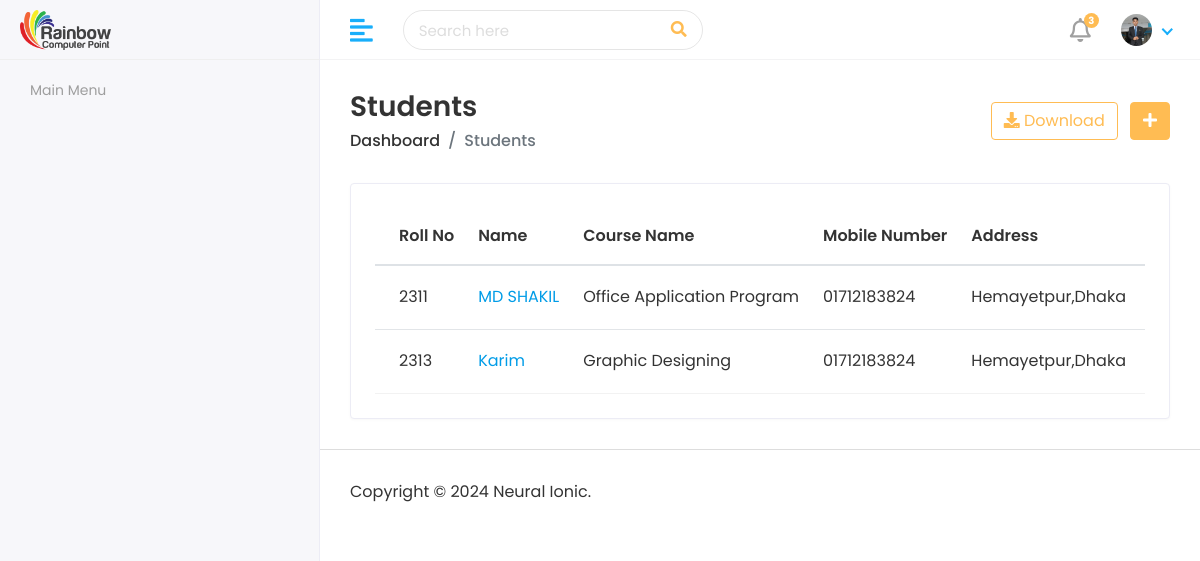
/studentList/, run on an earlier commit of the app's database.
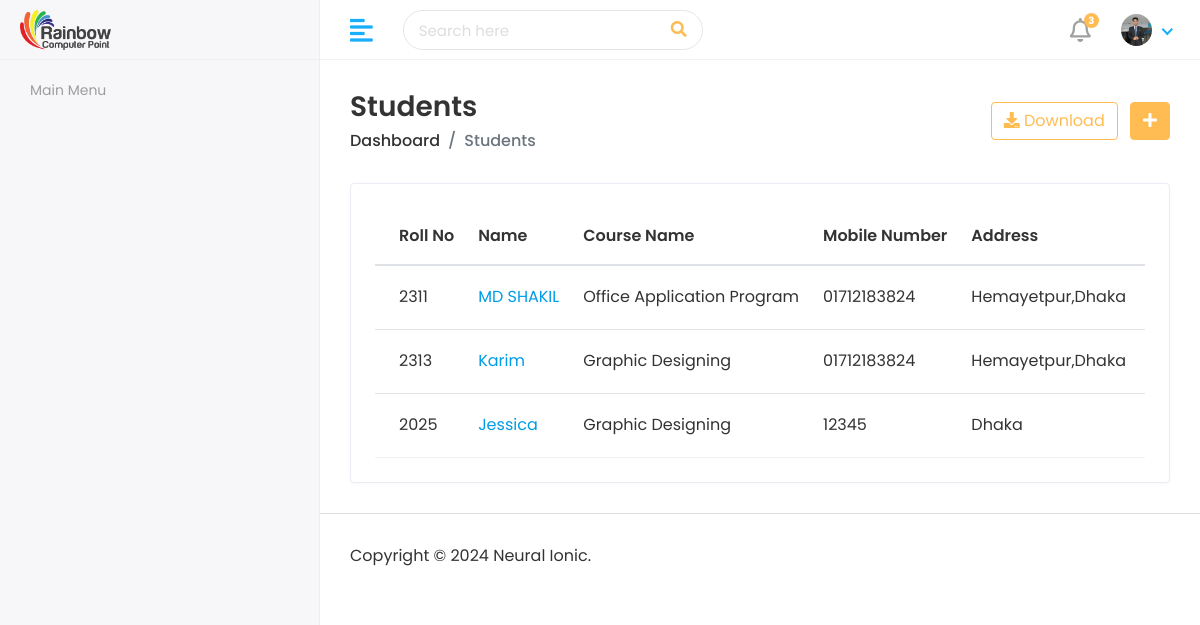
And on a later commit of the database.
### RainbowApp/models.py (models this page shows)
class StudentInfoModel(models.Model):
    user = models.OneToOneField(CustomUserModel, on_delete =models.CASCADE,related_name='studentuser')
    StudentName = models.CharField(max_length=100)
    FatherName = models.CharField(max_length=100)
    MotherName = models.CharField(max_length=100)
    GENDER = [
        ('Male','Male'),
        ('Female','Female'),
    ]
    Gender = models.CharField(choices=GENDER,max_length=100)
    DOB = models.DateField()
    Religion = models.CharField(max_length=100)
    Mobile = models.CharField(max_length=100)
    EmergencyMobile = models.CharField(max_length=100)
    StudentPhoto = models.ImageField(upload_to='static/pendingstudent/')
    PresentAddress = models.CharField(max_length=100)
    PermanentAddress = models.CharField(max_length=100)
    RollNo = models.CharField(max_length=100)
    CourseName = models.CharField(max_length=100)
    Batch = models.CharField(max_length=100)
    SECTION = [
        ('A','A'),
        ('B','B'),
        ('C','C'),
    ]
    Section = models.CharField(max_length=100)
    CourseFee = models.CharField(max_length=100)
    Payment = models.CharField(max_length=100)
    Due = models.CharField(max_length=100)
    AdmissionDate = models.DateField(auto_now_add=True)
    LastModified = models.DateField(auto_now=True)

### RainbowProject/studentviews.py (the view)
# urls.py: path('studentList/',studentList, name='studentList'),
def studentList(request):
    studentinfo = StudentInfoModel.objects.all()
    context = {
        'studentinfo':studentinfo,
    }
    return render(request,'students/studentlist.html',context)

### template/students/studentlist.html (shortened to what this page needs)
{% extends 'adminmaster/adminmaster.html' %}
{% block admincontent %}
{% load static %}
<div class="content container-fluid">
    <div class="page-header">
       <div class="row align-items-center">
          <div class="col">
             <h3 class="page-title">Students</h3>
             <ul class="breadcrumb">
                <li class="breadcrumb-item"><a href="index.html">Dashboard</a></li>
                <li class="breadcrumb-item active">Students</li>
             </ul>
          </div>
          <div class="col-auto text-right float-right ml-auto">
             <a href="#" class="btn btn-outline-primary mr-2"><i class="fas fa-download"></i> Download</a>
             <a href="{% url 'addStudentPage' %}" class="btn btn-primary"><i class="fas fa-plus"></i></a>
          </div>
       </div>
    </div>
    <div class="row">
       <div class="col-sm-12">
          <div class="card card-table">
             <div class="card-body">
                <div class="table-responsive">
                   <table class="table table-hover table-center mb-0 datatable">
                      <thead>
                         <tr>
                            <th>Roll No</th>
                            <th>Name</th>
                            <th>Course Name</th>
                            <th>Mobile Number</th>
                            <th>Address</th>
                            <th>Admission Date</th>
                         </tr>
                      </thead>
                      <tbody>
                        {% for i in studentinfo %}
                        <tr>
                           <td>{{i.RollNo}}</td>
                           <td>
                                 <a href="">{{i.StudentName}}</a>
                           </td>
                           <td>{{i.CourseName}}</td>
                           <td>{{i.Mobile}}</td>
                           <td>{{i.PresentAddress}}</td>
                           <td>{{i.AdmissionDate}}</td>
                        </tr>
                        {% endfor %}
                      </tbody>
                   </table>
                </div>
             </div>
          </div>
       </div>
    </div>
 </div>
{% endblock admincontent %}

### template/adminmaster/adminmaster.html (shortened to what this page needs)
{% load static %}
<!DOCTYPE html>
<html lang="en">
<head>
    <link rel="stylesheet" href="{% static 'assets/plugins/bootstrap/css/bootstrap.min.css' %}">
    <link rel="stylesheet" href="{% static 'assets/plugins/fontawesome/css/fontawesome.min.css' %}">
    <link rel="stylesheet" href="{% static 'assets/plugins/fontawesome/css/all.min.css' %}">
    <link rel="stylesheet" href="{% static 'assets/plugins/simple-calendar/simple-calendar.css' %}">
    <link rel="stylesheet" href="{% static 'assets/css/style.css' %}">
</head>
<body>
    <div class="main-wrapper">
        {% include 'adminmaster/adminheader.html' %}
        {% include 'adminmaster/adminsidebar.html' %}
        <div class="page-wrapper">
            {% block admincontent %}
            {% endblock admincontent %}
            {% include 'adminmaster/adminfooter.html' %}
        </div>
    </div>
</body>
</html>

### template/adminmaster/adminheader.html (shortened to what this page needs)
{% load static %}
<div class="header">
    <div class="header-left">
        <a href="index.html" class="logo">
            <img src="{% static 'assets/img/logo.png' %}" alt="Logo">
        </a>
    </div>
    <a href="javascript:void(0);" id="toggle_btn">
        <i class="fas fa-align-left"></i>
    </a>
    <div class="top-nav-search">
        <form>
            <input type="text" class="form-control" placeholder="Search here">
            <button class="btn" type="submit"><i class="fas fa-search"></i></button>
        </form>
    </div>
    <ul class="nav user-menu">
        <li class="nav-item dropdown noti-dropdown">
            <a href="#" class="dropdown-toggle nav-link" data-toggle="dropdown">
                <i class="far fa-bell"></i> <span class="badge badge-pill">3</span>
            </a>
        </li>
        <li class="nav-item dropdown has-arrow">
            <a href="#" class="dropdown-toggle nav-link" data-toggle="dropdown">
                <span class="user-img"><img class="rounded-circle"
                        src="{% static 'assets/img/profiles/shakil.jpg' %}" width="31"
                        alt="Ryan Taylor"></span>
            </a>
        </li>
    </ul>
</div>

### template/adminmaster/adminsidebar.html (shortened to what this page needs)
{% load static %}
<div class="sidebar" id="sidebar">
    <div class="sidebar-inner slimscroll">
        <div id="sidebar-menu" class="sidebar-menu">
            <ul>
                <li class="menu-title">
                    <span>Main Menu</span>
                </li>
        </div>
    </div>
</div>

### template/adminmaster/adminfooter.html
<footer>
    <p>Copyright © 2024 Neural Ionic.</p>
</footer>

What changed in the data, as far as the page shows it:
added StudentInfoModel: RollNo "2025", StudentName "Jessica", CourseName "Graphic Designing", Mobile "12345", PresentAddress "Dhaka"
